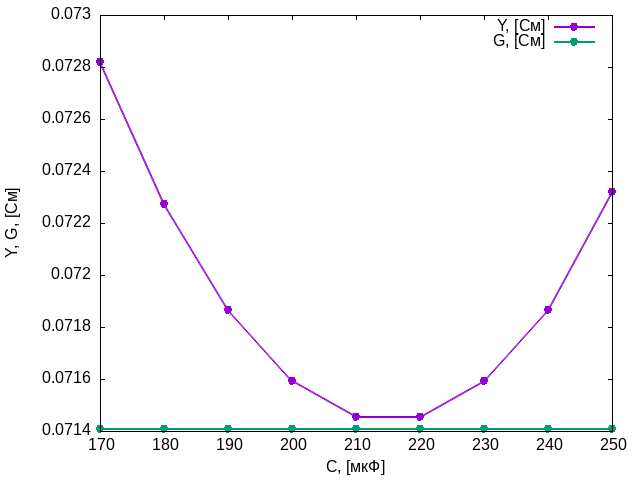

gnuplot code for this plot:
set terminal 'png'
set output 'plot2-2.png'

set xlabel 'C, [мкФ]'
set ylabel 'Y, G, [См]'

plot\
    'output2.csv' using 1:6 w lp lw 2 pt 7 t 'Y, [См]', \
    'output2.csv' using 1:7 w lp lw 2 pt 7 t 'G, [См]'
